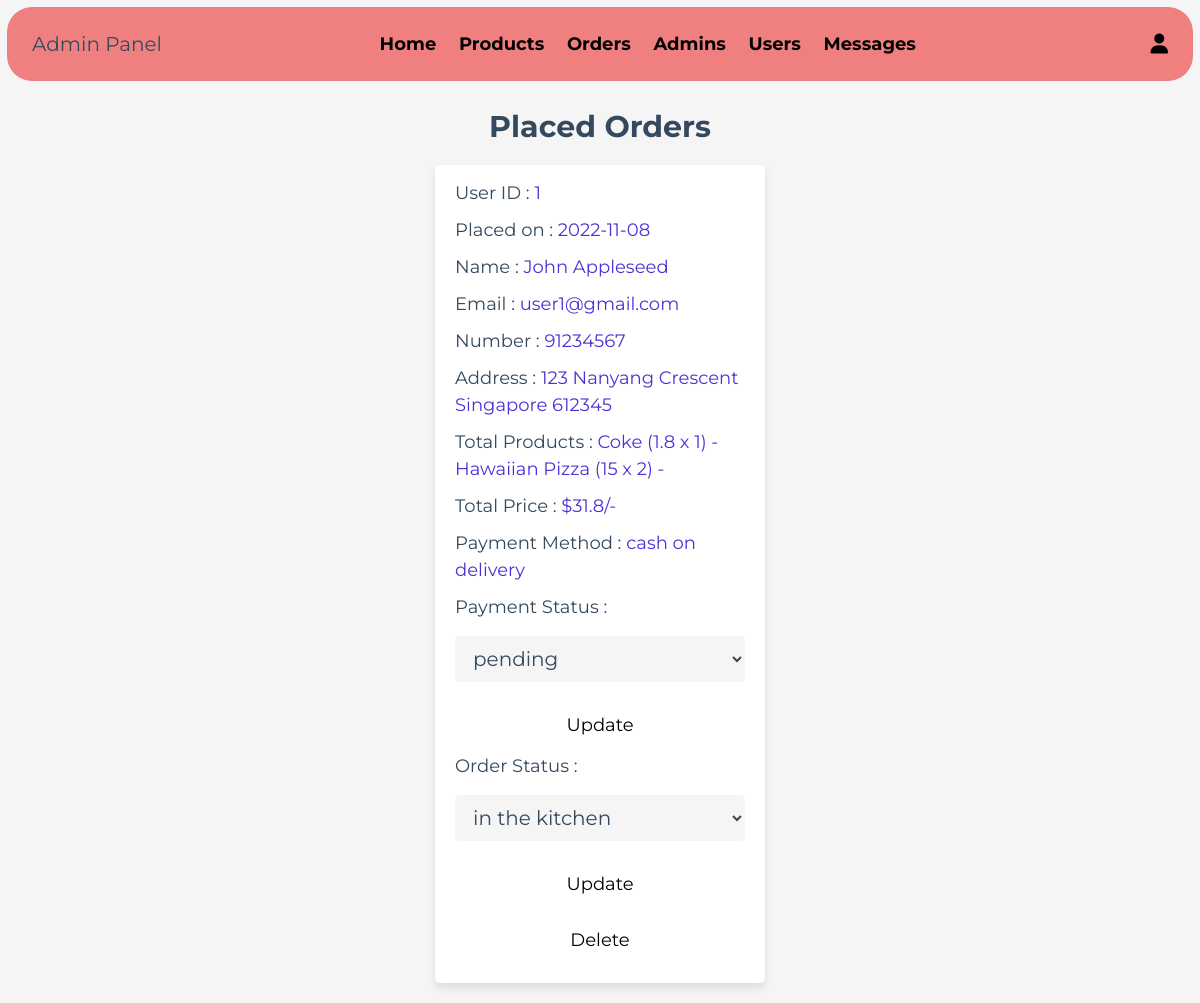
The page /admin/placed_orders.php (signed in) on the database its author committed.
### tables this page shows
CREATE TABLE `orders` (
  `id` int(100) UNSIGNED NOT NULL,
  `user_id` int(100) UNSIGNED NOT NULL,
  `name` varchar(20) NOT NULL,
  `number` varchar(10) NOT NULL,
  `email` varchar(50) NOT NULL,
  `method` varchar(50) NOT NULL,
  `address` varchar(500) NOT NULL,
  `total_products` varchar(1000) NOT NULL,
  `total_price` double(100,2) NOT NULL,
  `placed_on` date NOT NULL DEFAULT current_timestamp(),
  `payment_status` varchar(20) NOT NULL DEFAULT 'pending',
  `order_status` varchar(50) NOT NULL DEFAULT 'order submitted'
);

### admin/placed_orders.php (the view, shortened to what this page needs)
<!DOCTYPE html>
<html lang="en">
<head>
   <link rel="stylesheet" href="https://cdnjs.cloudflare.com/ajax/libs/font-awesome/6.1.1/css/all.min.css">
   <link rel="stylesheet" href="../css/admin_style.css">
</head>
<body>
<?php include '../components/admin_header.php' ?>
<section class="placed-orders">
   <h1 class="heading">Placed Orders</h1>
   <div class="box-container">
   <?php
      $select_orders = $conn->prepare("SELECT * FROM `orders`");
      $select_orders->execute();
      if($select_orders->rowCount() > 0){
         while($fetch_orders = $select_orders->fetch(PDO::FETCH_ASSOC)){
   ?>
   <div class="box">
      <p> User ID : <span><?= $fetch_orders['user_id']; ?></span> </p>
      <p> Placed on : <span><?= $fetch_orders['placed_on']; ?></span> </p>
      <p> Name : <span><?= $fetch_orders['name']; ?></span> </p>
      <p> Email : <span><?= $fetch_orders['email']; ?></span> </p>
      <p> Number : <span><?= $fetch_orders['number']; ?></span> </p>
      <p> Address : <span><?= $fetch_orders['address']; ?></span> </p>
      <p> Total Products : <span><?= $fetch_orders['total_products']; ?></span> </p>
      <p> Total Price : <span>$<?= $fetch_orders['total_price']; ?>/-</span> </p>
      <p> Payment Method : <span><?= $fetch_orders['method']; ?></span> </p>
      <p> Payment Status : </p>
      <form action="" method="POST">
         <select name="payment_status" class="drop-down">
            <option value="" selected disabled><?= $fetch_orders['payment_status']; ?></option>
         </select>
         <div class="flex-btn">
            <input type="submit" value="update" class="btn" name="update_payment">
         </div>
      <p> Order Status : </p>
         <select name="order_status" class="drop-down">
            <option value="" selected disabled><?= $fetch_orders['order_status']; ?></option>
         </select>
         <div class="flex-btn">
            <input type="submit" value="update" class="btn" name="update_status">
         </div>
         <div class="flex-btn">
            <a href="placed_orders.php?delete=<?= $fetch_orders['id']; ?>" class="delete-btn" onclick="return confirm('delete this order?');">Delete</a>
         </div>
      </form>
   </div>
   <?php
      }
   }else{
      echo '<p class="empty">no orders placed yet!</p>';
   }
   ?>
   </div>
</section>
</body>
</html>

### css/admin_style.css (style rules this page uses)
:root { --main-color:#4834d4; --red:#e74c3c; --orange:#f39c12; --black:#34495e; --white:#fff; --light-bg:#f5f5f5; --light-color:#999; --border:.2rem solid var(--black); --box-shadow:0 .5rem 1rem rgba(0,0,0,.1); }
* { font-family: 'Montserrat', sans-serif; margin:0; padding:0; box-sizing: border-box; text-decoration: none; outline: none; border:none; }
html { font-size: 62.5%; overflow-x: hidden; }
body { background-color: var(--light-bg); }
section { max-width: 1200px; margin:0 auto; padding:2rem; }
.btn, .delete-btn, .option-btn { display: block; margin-top: 1rem; border-radius: .5rem; cursor: pointer; width: 100%; font-size: 1.8rem; color:var(--white); padding:1.2rem 3rem; text-transform: capitalize; text-align: center; }
.btn { background-color: white; color: black; border-radius: 100px; transition: 0.2s linear; }
.delete-btn { background-color: white; color: black; border-radius: 100px; transition: 0.2s linear; }
.flex-btn { display: flex; gap:1rem; }
.heading { text-align: center; margin-bottom: 2rem; text-transform: capitalize; color:var(--black); font-size: 3rem; }
.placed-orders .box-container { display: grid; grid-template-columns: repeat(auto-fit, 33rem); gap:1.5rem; justify-content: center; align-items: flex-start; }
.placed-orders .box-container .box { background-color: var(--white); border-radius: .5rem; box-shadow: var(--box-shadow); padding:2rem; padding-top: 1rem; }
.placed-orders .box-container .box p { padding: .5rem 0; line-height: 1.5; font-size: 1.8rem; color:var(--black); }
.placed-orders .box-container .box p span { color:var(--main-color); }
.placed-orders .box-container .box .drop-down { width: 100%; margin:1rem 0; background-color: var(--light-bg); padding:1rem 1.4rem; font-size: 2rem; color:var(--black); border-radius: .5rem; }

### rows shown on the page
orders: user "1", placed_on "2022-11-08", name "John Appleseed", email "user1@gmail.com", number "91234567", address "123 Nanyang Crescent Singapore 612345", total_products "Coke (1.8 x 1) - Hawaiian Pizza (15 x 2) -", total_price "31.8", method "cash on delivery", payment_status "pending", order_status "in the kitchen"
